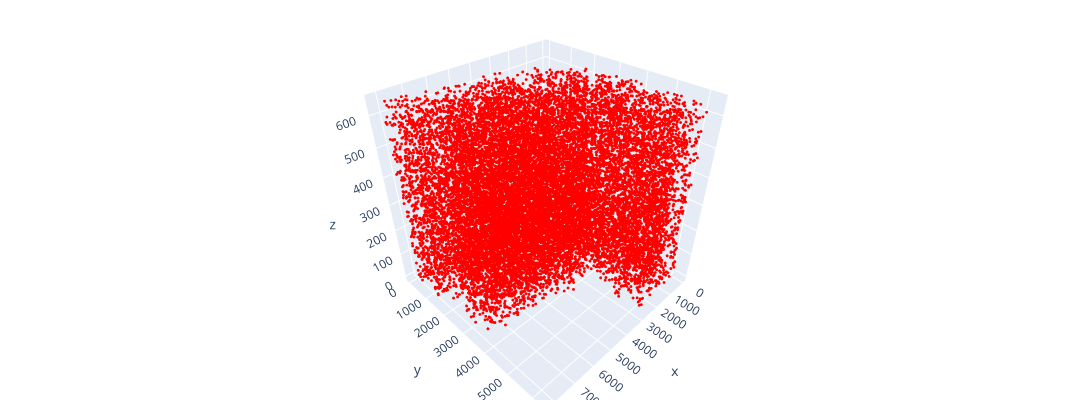

The notebook cell saved with this chart:
### Code cell
# Plot the pointcloud
o3d.visualization.draw_plotly([pcd], point_sample_factor=.1, width=1200, height=400)

### Figure 1 — Plotly figure (JSON) as saved in the notebook; plotly's stock layout.template omitted (floating-point values rounded to 4 significant figures; data arrays with more than 128 entries replaced by an {"elided": "..."} marker saying what was removed)
{"data": [{"marker": {"color": {"elided": "18901x3 int values"}, "size": 1}, "mode": "markers", "type": "scatter3d", "x": {"elided": "18901 int values"}, "y": {"elided": "18901 int values"}, "z": {"elided": "18901 int values"}}], "layout": {"height": 400, "margin": {"b": 0, "l": 0, "r": 0, "t": 0}, "scene": {"camera": {"center": {"x": 0, "y": 0, "z": 0}, "up": {"x": 0, "y": 0, "z": 1}}}, "showlegend": false, "width": 1200}}
